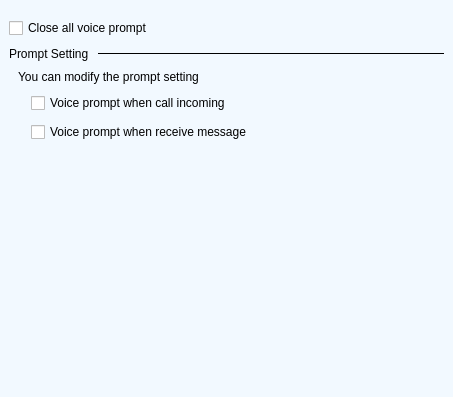
<?xml version="1.0" encoding="UTF-8"?>
<ui version="4.0">
 <class>ns::SettingsHintPage</class>
 <widget class="QWidget" name="ns::SettingsHintPage">
  <property name="geometry">
   <rect>
    <x>0</x>
    <y>0</y>
    <width>453</width>
    <height>397</height>
   </rect>
  </property>
  <property name="minimumSize">
   <size>
    <width>0</width>
    <height>0</height>
   </size>
  </property>
  <property name="windowTitle">
   <string>Hint</string>
  </property>
  <property name="windowIcon">
   <iconset resource="../translator.qrc">
    <normaloff>:/images/ui/act_hint.png</normaloff>:/images/ui/act_hint.png</iconset>
  </property>
  <property name="styleSheet">
   <string notr="true">* {
	font-family: Verdana, &quot;宋体&quot;, Arial, Sans-serif, Segoe UI, Tahoma;
}

#widget {
	background: #F2F9FF;
}

#framePromptLine {
	background: qlineargradient(x1: 0, y1: 0, x2: 1, y2: 0,stop: 0 #80ACCF, stop: 1.0 #F2F9FF);
}</string>
  </property>
  <layout class="QVBoxLayout" name="verticalLayout">
   <property name="spacing">
    <number>0</number>
   </property>
   <property name="margin">
    <number>0</number>
   </property>
   <item>
    <widget class="QWidget" name="widget" native="true">
     <layout class="QVBoxLayout" name="verticalLayout_4">
      <property name="spacing">
       <number>9</number>
      </property>
      <property name="topMargin">
       <number>18</number>
      </property>
      <item>
       <widget class="QCheckBox" name="checkBoxCloseHint">
        <property name="text">
         <string>Close all voice prompt</string>
        </property>
       </widget>
      </item>
      <item>
       <layout class="QHBoxLayout" name="horizontalLayout" stretch="0,1">
        <item>
         <widget class="QLabel" name="labelHintDescription">
          <property name="text">
           <string>Prompt Setting</string>
          </property>
         </widget>
        </item>
        <item>
         <widget class="QFrame" name="framePromptLine">
          <property name="minimumSize">
           <size>
            <width>0</width>
            <height>1</height>
           </size>
          </property>
          <property name="maximumSize">
           <size>
            <width>16777215</width>
            <height>1</height>
           </size>
          </property>
          <property name="frameShape">
           <enum>QFrame::StyledPanel</enum>
          </property>
          <property name="frameShadow">
           <enum>QFrame::Raised</enum>
          </property>
         </widget>
        </item>
       </layout>
      </item>
      <item>
       <layout class="QVBoxLayout" name="verticalLayout_3">
        <property name="leftMargin">
         <number>9</number>
        </property>
        <item>
         <widget class="QLabel" name="labelPromptTitle">
          <property name="text">
           <string>You can modify the prompt setting</string>
          </property>
         </widget>
        </item>
        <item>
         <layout class="QVBoxLayout" name="verticalLayout_2">
          <property name="leftMargin">
           <number>13</number>
          </property>
          <item>
           <widget class="QCheckBox" name="checkBoxCallPrompt">
            <property name="text">
             <string>Voice prompt when call incoming</string>
            </property>
           </widget>
          </item>
          <item>
           <widget class="QCheckBox" name="checkBoxMessagePrompt">
            <property name="text">
             <string>Voice prompt when receive message</string>
            </property>
           </widget>
          </item>
         </layout>
        </item>
       </layout>
      </item>
      <item>
       <spacer name="verticalSpacer">
        <property name="orientation">
         <enum>Qt::Vertical</enum>
        </property>
        <property name="sizeHint" stdset="0">
         <size>
          <width>20</width>
          <height>286</height>
         </size>
        </property>
       </spacer>
      </item>
     </layout>
    </widget>
   </item>
  </layout>
 </widget>
 <resources>
  <include location="../translator.qrc"/>
 </resources>
 <connections/>
</ui>
